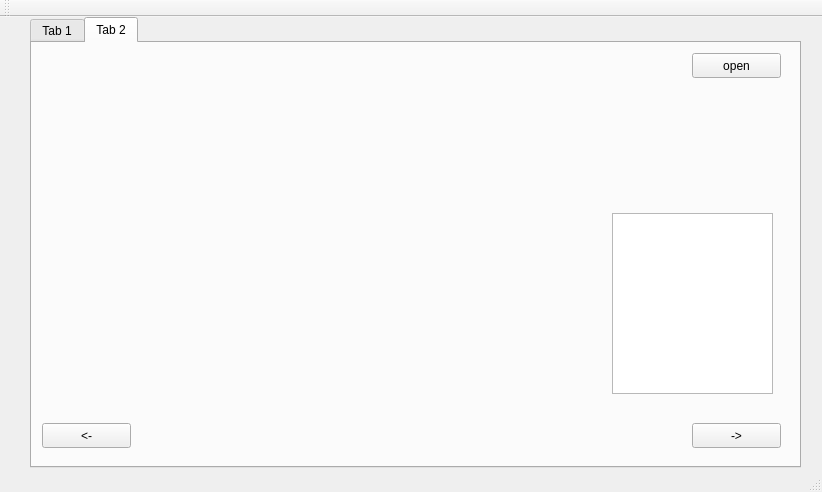
<?xml version="1.0" encoding="UTF-8"?>
<ui version="4.0">
 <class>MainWindow</class>
 <widget class="QMainWindow" name="MainWindow">
  <property name="geometry">
   <rect>
    <x>0</x>
    <y>0</y>
    <width>822</width>
    <height>492</height>
   </rect>
  </property>
  <property name="windowTitle">
   <string>MainWindow</string>
  </property>
  <widget class="QWidget" name="centralWidget">
   <widget class="QTabWidget" name="tabWidget">
    <property name="geometry">
     <rect>
      <x>30</x>
      <y>0</y>
      <width>771</width>
      <height>451</height>
     </rect>
    </property>
    <property name="currentIndex">
     <number>1</number>
    </property>
    <widget class="QWidget" name="tab_3">
     <attribute name="title">
      <string>Tab 1</string>
     </attribute>
     <widget class="QPushButton" name="save">
      <property name="geometry">
       <rect>
        <x>620</x>
        <y>70</y>
        <width>121</width>
        <height>41</height>
       </rect>
      </property>
      <property name="text">
       <string>save</string>
      </property>
     </widget>
     <widget class="QPushButton" name="delet">
      <property name="geometry">
       <rect>
        <x>620</x>
        <y>130</y>
        <width>121</width>
        <height>41</height>
       </rect>
      </property>
      <property name="text">
       <string>delet</string>
      </property>
     </widget>
     <widget class="QPushButton" name="import_2">
      <property name="geometry">
       <rect>
        <x>620</x>
        <y>10</y>
        <width>121</width>
        <height>41</height>
       </rect>
      </property>
      <property name="text">
       <string>import</string>
      </property>
     </widget>
     <widget class="QLabel" name="picture">
      <property name="geometry">
       <rect>
        <x>20</x>
        <y>10</y>
        <width>561</width>
        <height>341</height>
       </rect>
      </property>
      <property name="text">
       <string/>
      </property>
     </widget>
     <widget class="QLineEdit" name="direction">
      <property name="geometry">
       <rect>
        <x>10</x>
        <y>390</y>
        <width>581</width>
        <height>25</height>
       </rect>
      </property>
     </widget>
     <widget class="QLineEdit" name="name">
      <property name="geometry">
       <rect>
        <x>630</x>
        <y>200</y>
        <width>113</width>
        <height>25</height>
       </rect>
      </property>
      <property name="inputMask">
       <string/>
      </property>
      <property name="text">
       <string notr="true"/>
      </property>
     </widget>
     <widget class="QLineEdit" name="etiqueta">
      <property name="geometry">
       <rect>
        <x>630</x>
        <y>250</y>
        <width>113</width>
        <height>131</height>
       </rect>
      </property>
     </widget>
     <widget class="QLabel" name="label">
      <property name="geometry">
       <rect>
        <x>630</x>
        <y>180</y>
        <width>67</width>
        <height>17</height>
       </rect>
      </property>
      <property name="text">
       <string>name</string>
      </property>
     </widget>
     <widget class="QLabel" name="label_2">
      <property name="geometry">
       <rect>
        <x>630</x>
        <y>230</y>
        <width>67</width>
        <height>17</height>
       </rect>
      </property>
      <property name="text">
       <string>etiqueta</string>
      </property>
     </widget>
     <widget class="QPushButton" name="add">
      <property name="geometry">
       <rect>
        <x>630</x>
        <y>390</y>
        <width>111</width>
        <height>25</height>
       </rect>
      </property>
      <property name="text">
       <string>add</string>
      </property>
     </widget>
    </widget>
    <widget class="QWidget" name="tab_4">
     <attribute name="title">
      <string>Tab 2</string>
     </attribute>
     <widget class="QPushButton" name="next">
      <property name="geometry">
       <rect>
        <x>660</x>
        <y>380</y>
        <width>89</width>
        <height>25</height>
       </rect>
      </property>
      <property name="text">
       <string>-&gt;</string>
      </property>
     </widget>
     <widget class="QPushButton" name="previous">
      <property name="geometry">
       <rect>
        <x>10</x>
        <y>380</y>
        <width>89</width>
        <height>25</height>
       </rect>
      </property>
      <property name="text">
       <string>&lt;-</string>
      </property>
     </widget>
     <widget class="QLabel" name="picture2">
      <property name="geometry">
       <rect>
        <x>10</x>
        <y>20</y>
        <width>501</width>
        <height>331</height>
       </rect>
      </property>
      <property name="text">
       <string/>
      </property>
     </widget>
     <widget class="QListView" name="listView">
      <property name="geometry">
       <rect>
        <x>580</x>
        <y>170</y>
        <width>161</width>
        <height>181</height>
       </rect>
      </property>
     </widget>
     <widget class="QPushButton" name="open">
      <property name="geometry">
       <rect>
        <x>660</x>
        <y>10</y>
        <width>89</width>
        <height>25</height>
       </rect>
      </property>
      <property name="text">
       <string>open</string>
      </property>
     </widget>
    </widget>
   </widget>
  </widget>
  <widget class="QStatusBar" name="statusBar"/>
  <widget class="QToolBar" name="mainToolBar">
   <attribute name="toolBarArea">
    <enum>TopToolBarArea</enum>
   </attribute>
   <attribute name="toolBarBreak">
    <bool>false</bool>
   </attribute>
  </widget>
 </widget>
 <layoutdefault spacing="6" margin="11"/>
 <resources/>
 <connections/>
</ui>
